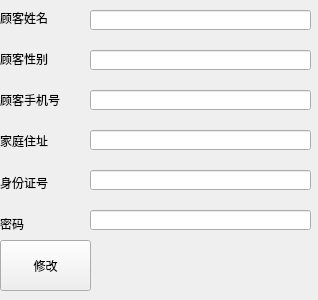
<?xml version="1.0" encoding="UTF-8"?>
<ui version="4.0">
 <class>Form</class>
 <widget class="QWidget" name="Form">
  <property name="geometry">
   <rect>
    <x>0</x>
    <y>0</y>
    <width>318</width>
    <height>300</height>
   </rect>
  </property>
  <property name="windowTitle">
   <string>Form</string>
  </property>
  <widget class="QWidget" name="verticalLayoutWidget">
   <property name="geometry">
    <rect>
     <x>0</x>
     <y>0</y>
     <width>91</width>
     <height>241</height>
    </rect>
   </property>
   <layout class="QVBoxLayout" name="verticalLayout">
    <item>
     <widget class="QLabel" name="label_2">
      <property name="text">
       <string>顾客姓名</string>
      </property>
     </widget>
    </item>
    <item>
     <widget class="QLabel" name="label">
      <property name="text">
       <string>顾客性别</string>
      </property>
     </widget>
    </item>
    <item>
     <widget class="QLabel" name="label_4">
      <property name="text">
       <string>顾客手机号</string>
      </property>
     </widget>
    </item>
    <item>
     <widget class="QLabel" name="label_5">
      <property name="text">
       <string>家庭住址</string>
      </property>
     </widget>
    </item>
    <item>
     <widget class="QLabel" name="label_6">
      <property name="text">
       <string>身份证号</string>
      </property>
     </widget>
    </item>
    <item>
     <widget class="QLabel" name="label_3">
      <property name="text">
       <string>密码</string>
      </property>
     </widget>
    </item>
   </layout>
  </widget>
  <widget class="QLineEdit" name="lineEdit">
   <property name="geometry">
    <rect>
     <x>90</x>
     <y>10</y>
     <width>221</width>
     <height>20</height>
    </rect>
   </property>
  </widget>
  <widget class="QLineEdit" name="lineEdit_2">
   <property name="geometry">
    <rect>
     <x>90</x>
     <y>50</y>
     <width>221</width>
     <height>20</height>
    </rect>
   </property>
  </widget>
  <widget class="QLineEdit" name="lineEdit_3">
   <property name="geometry">
    <rect>
     <x>90</x>
     <y>90</y>
     <width>221</width>
     <height>20</height>
    </rect>
   </property>
  </widget>
  <widget class="QLineEdit" name="lineEdit_4">
   <property name="geometry">
    <rect>
     <x>90</x>
     <y>130</y>
     <width>221</width>
     <height>20</height>
    </rect>
   </property>
  </widget>
  <widget class="QLineEdit" name="lineEdit_5">
   <property name="geometry">
    <rect>
     <x>90</x>
     <y>170</y>
     <width>221</width>
     <height>20</height>
    </rect>
   </property>
  </widget>
  <widget class="QLineEdit" name="lineEdit_6">
   <property name="geometry">
    <rect>
     <x>90</x>
     <y>210</y>
     <width>221</width>
     <height>20</height>
    </rect>
   </property>
  </widget>
  <widget class="QPushButton" name="pushButton">
   <property name="geometry">
    <rect>
     <x>0</x>
     <y>240</y>
     <width>91</width>
     <height>51</height>
    </rect>
   </property>
   <property name="text">
    <string>修改</string>
   </property>
  </widget>
 </widget>
 <resources/>
 <connections/>
</ui>
